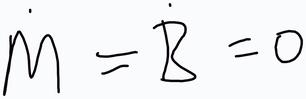
#> input picture data/mathwriting_test/images/05ff9f336cb4000d.jpg, 306 x 99 px
$ python -i crop_equations.py   (imports and definitions only)
#> lines starting #> are read from the running program, lines starting #| are printed output that depends on the picture; after the words box and inside, x2 and y2 are one past the last pixel; in counts of white or black regions, pixels touching at a corner belong together
"""Crop equations down the left column first, then down the right column."""

import argparse
from pathlib import Path

from PIL import Image, ImageChops, ImageDraw, ImageFilter, ImageOps

ROOT = Path(__file__).resolve().parent
IMAGE_TYPES = {".png", ".jpg", ".jpeg", ".webp"}


def equation_boxes(image, threshold=190, gap=18, padding=12):
    """Find dark equation rows; return padded (left, top, right, bottom) boxes."""
    gray = ImageOps.grayscale(image)
    mask = gray.point(lambda value: 255 if value < threshold else 0)
    # A fixed cutoff mistakes shaded paper and photographed screens for writing.
    photographed = mask.histogram()[255] > image.width * image.height / 4
    if photographed:
        gray.thumbnail((1600, 1600))
        gray = gray.filter(ImageFilter.GaussianBlur(1))
        background = gray.filter(ImageFilter.GaussianBlur(max(3, max(gray.size) * 15 / 1600)))
        mask = ImageChops.subtract(background, gray).point(lambda value: 255 if value > 30 else 0)
        # Remove thin notebook rules and screen moire before discarding frame edges.
        size = 5 if max(gray.size) >= 1200 else 3
        mask = mask.filter(ImageFilter.MinFilter(3)).filter(ImageFilter.MaxFilter(3))
        pixels = mask.load()
        edges = ([(x, y) for x in range(mask.width) for y in (0, mask.height - 1)]
                 + [(x, y) for y in range(mask.height) for x in (0, mask.width - 1)])
        for point in edges:
            if pixels[point]:
                ImageDraw.floodfill(mask, point, 0)
        if size > 3:
            mask = mask.filter(ImageFilter.MinFilter(size)).filter(ImageFilter.MaxFilter(size))
    minimum_ink = max(3, mask.width // 200) if photographed else max(2, image.width // 1000)
    scale_x, scale_y = image.width / mask.width, image.height / mask.height
    row_gap = max(18, round(gap / scale_y)) if photographed else gap
    groups = []
    for y in range(mask.height):
        row = mask.crop((0, y, mask.width, y + 1))
        if row.histogram()[255] < minimum_ink:
            continue
        if groups and y - groups[-1][1] < row_gap:
            groups[-1][1] = y + 1
        else:
            groups.append([y, y + 1])

    boxes = []
    for top, bottom in groups:
        band = mask.crop((0, top, mask.width, bottom))
        bounds = band.getbbox()
        if bounds is None:
            continue
        left, _, right, _ = bounds
        if right - left < 12 or bottom - top < 6:
            continue  # Ignore small specks.
        if photographed:
            width, height = right - left, bottom - top
            if width > height * 30 or band.histogram()[255] / (width * height) < 0.03:
                continue  # Thin rules, monitor edges, and sparse paper creases.
        left, top = int(left * scale_x), int(top * scale_y)
        right, bottom = round(right * scale_x), round(bottom * scale_y)
        boxes.append((max(0, left - padding), max(0, top - padding),
                      min(image.width, right + padding), min(image.height, bottom + padding)))
    return boxes


def worksheet_boxes(image, columns=2, **options):
    if columns == 1:
        return equation_boxes(image, **options)
    midpoint = image.width // 2
    boxes = []
    for left, right in ((0, midpoint), (midpoint, image.width)):
        column = image.crop((left, 0, right, image.height))
        boxes.extend((x1 + left, y1, x2 + left, y2)
                     for x1, y1, x2, y2 in equation_boxes(column, **options))
    return boxes


def crop_image(source, output, columns=2, **options):
#> called with output = 'out.png', columns = 2
    with Image.open(source) as original:
#> original is the input picture: PIL image 306x99 RGB; mean R, G, B 237.3, 238.1, 240
        upright = ImageOps.exif_transpose(original).convert("RGBA")
        # Transparent backgrounds should behave like white paper during detection.
        image = Image.new("RGB", upright.size, "white")
#> image: PIL image 306x99 RGB; every value is 255
        image.paste(upright, mask=upright.getchannel("A"))
        boxes = worksheet_boxes(image, columns=columns, **options)
#> the loop in worksheet_boxes, `for left, right in ((0, midpoint), (midpoint, image.width)):` made 2 passes
#> pass 1, in worksheet_boxes, `column = image.crop((left, 0, right, image.height))`:
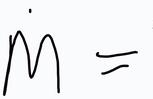
#> column: PIL image 153x99 RGB; mean R, G, B 237.6, 238.4, 240.3
#> pass 1, in equation_boxes, `mask = gray.point(lambda value: 255 if value < threshold else 0)`:
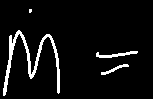
#> mask: PIL image 153x99 L; 6.1% white; 4 white regions (1 under 20 px), largest, box (x1, y1, x2, y2) and area: (3, 30, 60, 96) 707, (96, 51, 138, 58) 129, (101, 64, 129, 75) 83
#> pass 2, in worksheet_boxes, `column = image.crop((left, 0, right, image.height))`:
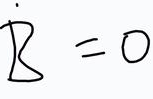
#> column: PIL image 153x99 RGB; mean R, G, B 237, 237.7, 239.7
#> after the loop in worksheet_boxes, `for left, right in ((0, midpoint), (midpoint, image.width)):`: boxes = [(0, 0, 150, 99), (153, 0, 306, 95)]
#> boxes = [(0, 0, 150, 99), (153, 0, 306, 95)]
        if not boxes:
            return 0, None
#> (the run stopped early here; a loop or call above may not have finished)

$ run again, on data/mathwriting_test/images/08ac15b95b20f464.jpg
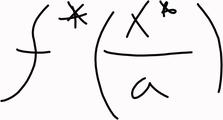
#> input picture data/mathwriting_test/images/08ac15b95b20f464.jpg, 223 x 120 px
#> in crop_image, original is the input picture: PIL image 223x120 RGB; mean R, G, B 238.6, 236.7, 237.7
#> image: PIL image 223x120 RGB; every value is 255
#> the loop in worksheet_boxes, `for left, right in ((0, midpoint), (midpoint, image.width)):` made 2 passes
#> pass 1, in equation_boxes, `mask = gray.point(lambda value: 255 if value < threshold else 0)`:
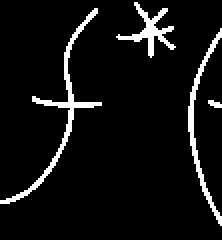
#> mask: PIL image 111x120 L (shown 2 times larger); 6.6% white in thin lines or dots
#> pass 2, in worksheet_boxes, `column = image.crop((left, 0, right, image.height))`:
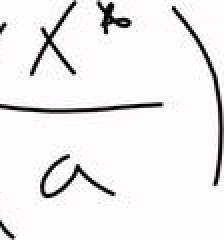
#> column: PIL image 112x120 RGB (shown 2 times larger); mean R, G, B 237.9, 236.1, 237
#> after the loop in worksheet_boxes, `for left, right in ((0, midpoint), (midpoint, image.width)):`: boxes = [(0, 0, 111, 120), (111, 0, 223, 120)]

$ run again, on data/mathwriting_test/images/1195704a0e927428.jpg
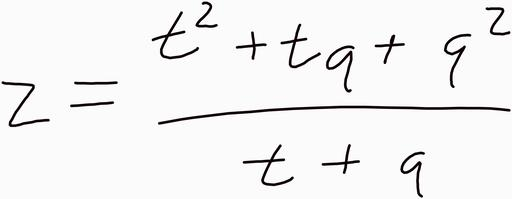
#> input picture data/mathwriting_test/images/1195704a0e927428.jpg, 512 x 199 px
#> in crop_image, original is the input picture: PIL image 512x199 RGB; mean R, G, B 241.7, 241.4, 241.5
#> image: PIL image 512x199 RGB; every value is 255
#> the loop in worksheet_boxes, `for left, right in ((0, midpoint), (midpoint, image.width)):` made 2 passes
#> pass 1, in equation_boxes, `mask = gray.point(lambda value: 255 if value < threshold else 0)`:
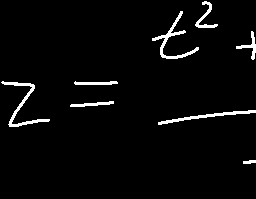
#> mask: PIL image 256x199 L; 3.3% white; 8 white regions, largest, box (x1, y1, x2, y2) and area: (152, 11, 199, 59) 370, (1, 81, 50, 127) 368, (158, 110, 256, 125) 309
#> pass 2, in worksheet_boxes, `column = image.crop((left, 0, right, image.height))`:
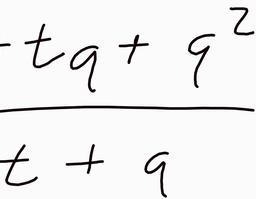
#> column: PIL image 256x199 RGB; mean R, G, B 239.1, 238.7, 238.9
#> after the loop in worksheet_boxes, `for left, right in ((0, midpoint), (midpoint, image.width)):`: boxes = [(140, 0, 256, 72), (0, 69, 256, 139), (256, 0, 512, 125), (256, 132, 437, 199)]
